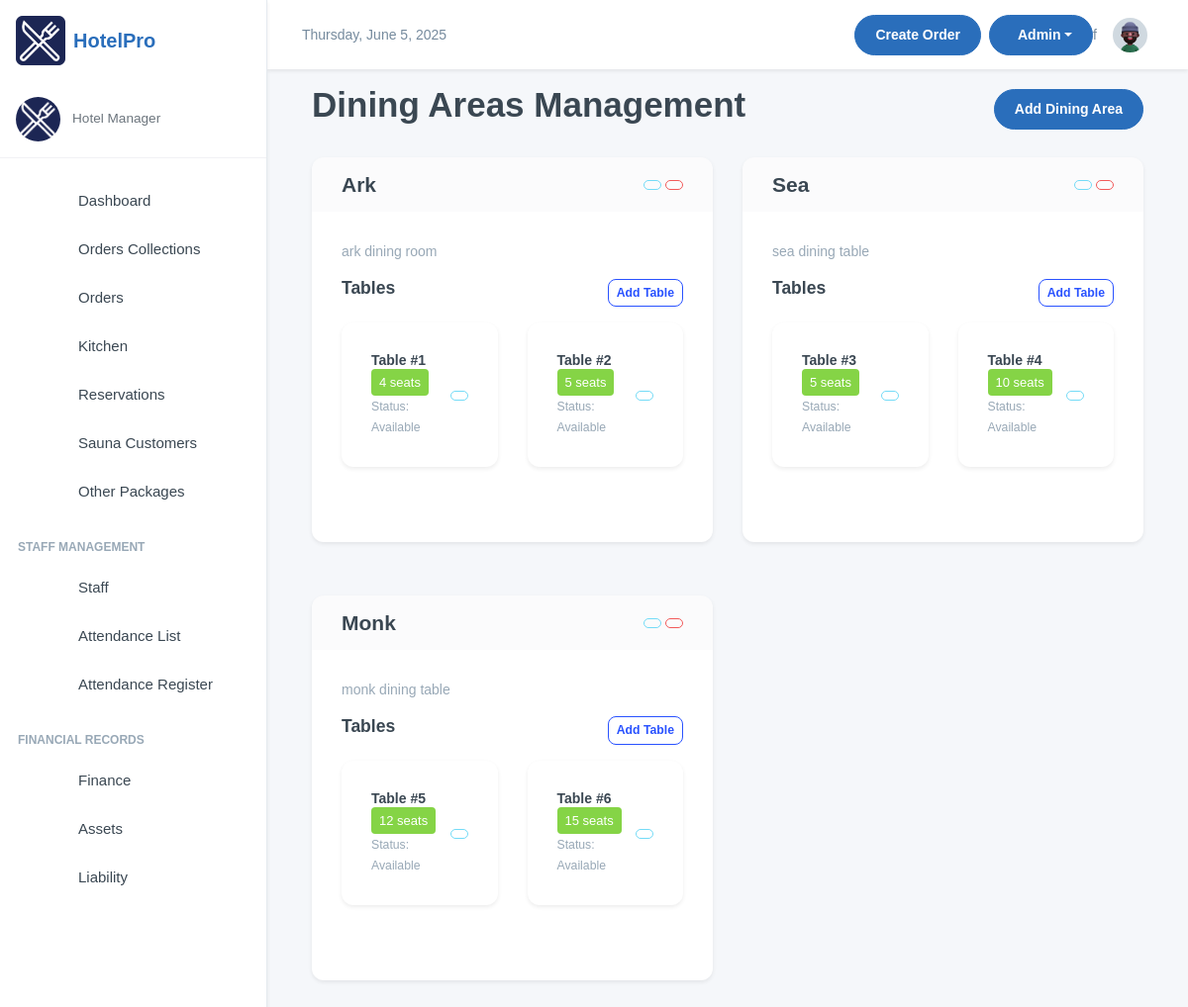
Screenshot of /data/dining-areas/ (signed in) with the database file from the repository.
### inventory/models.py (models this page shows, shortened)
class DiningArea(models.Model):
    name = models.CharField(max_length=255)
    description = models.TextField(blank=True, null=True)

class Table(models.Model):
    table_number = models.IntegerField()
    dining_area = models.ForeignKey(DiningArea, on_delete=models.CASCADE, related_name='tables')
    capacity = models.IntegerField()  # Number of seats at the table
    is_available = models.BooleanField(default=True)

### inventory/data_views.py (the view)
# urls.py: path('dining-areas/', views.DiningAreaListView.as_view(), name='dining_area_list'),
class DiningAreaListView(StaffRequiredMixin, ListView):
    model = DiningArea
    template_name = 'data/diningarea_list.html'
    context_object_name = 'dining_areas'
    def get_queryset(self):
        return DiningArea.objects.prefetch_related('tables').all()

### inventory/data_views.py (called while the page is built)
    def test_func(self):
        return self.request.user.is_staff or self.request.user.is_superuser

### inventory/templates/data/diningarea_list.html (shortened to what this page needs)
{% extends 'base.html' %}
{% load humanize %}
{% block content %}
<div class="container">
    <div class="d-flex justify-content-between align-items-center mb-4">
        <h1>Dining Areas Management</h1>
        <a href="{% url 'create_dining_area' %}" class="btn btn-primary">
            <iconify-icon icon="lucide:plus" style="color: white;"></iconify-icon> Add Dining Area
        </a>
    </div>
    <div class="row">
        {% for area in dining_areas %}
        <div class="col-md-6 mb-4">
            <div class="card">
                <div class="card-header d-flex justify-content-between align-items-center">
                    <h4 class="mb-0">{{ area.name }}</h4>
                    <div>
                        <a href="{% url 'update_dining_area' area.pk %}" class="btn btn-sm btn-outline-secondary">
                        </a>
                        <a href="{% url 'delete_dining_area' area.pk %}" class="btn btn-sm btn-outline-danger">
                        </a>
                    </div>
                </div>
                <div class="card-body">
                    {% if area.description %}
                    <p class="text-muted">{{ area.description }}</p>
                    {% endif %}
                    <div class="d-flex justify-content-between align-items-center mb-3">
                        <h5>Tables</h5>
                        <a href="{% url 'create_table' area.pk %}" class="btn btn-sm btn-outline-primary">
                            <iconify-icon icon="lucide:plus" style="color: #2A6EBB;"></iconify-icon> Add Table
                        </a>
                    </div>
                    <div class="row">
                        {% for table in area.tables.all %}
                        <div class="col-md-6 mb-3">
                            <div class="card {% if not table.is_available %}bg-light{% endif %}">
                                <div class="card-body">
                                    <div class="d-flex justify-content-between align-items-center">
                                        <div>
                                            <h6 class="mb-0">
                                                Table #{{ table.table_number }}
                                                <span class="badge {% if table.is_available %}bg-success{% else %}bg-secondary{% endif %}">
                                                    {{ table.capacity }} seats
                                                </span>
                                            </h6>
                                            <small class="text-muted">
                                                Status: {% if table.is_available %}Available{% else %}Occupied{% endif %}
                                            </small>
                                        </div>
                                        <div>
                                            <a href="{% url 'update_table' table.pk %}" class="btn btn-sm btn-outline-secondary">
                                            </a>
                                        </div>
                                    </div>
                                </div>
                            </div>
                        </div>
                        {% empty %}
                        <div class="col-12">
                            <div class="alert alert-info mb-0">
                                No tables assigned to this area
                            </div>
                        </div>
                        {% endfor %}
                    </div>
                </div>
            </div>
        </div>
        {% empty %}
        <div class="col-12">
            <div class="alert alert-warning">
                No dining areas found. Start by creating a new dining area.
            </div>
        </div>
        {% endfor %}
    </div>
</div>
{% endblock %}

### templates/base.html (style rules this page uses)
:root { --primary-color: #2A6EBB; --secondary-color: #F8F9FA; --accent-color: #FFD700; --text-color: #333333; --success-color: #28a745; --danger-color: #dc3545; --warning-color: #ffc107; --info-color: #17a2b8; }
body { font-family: 'Poppins', sans-serif; background-color: #f5f7fa; }
.btn-primary { background-color: var(--primary-color); border-color: var(--primary-color); }
.card { border-radius: 0.75rem; border: none; box-shadow: 0 0.125rem 0.25rem rgba(0, 0, 0, 0.075); transition: transform 0.2s ease-in-out, box-shadow 0.2s ease-in-out; }

### rows the page displays
DiningArea: name "Ark", description "ark dining room"
Table: table_number "1", capacity "4", is_available "Available"
Table: table_number "2", capacity "5", is_available "Available"
DiningArea: name "Sea", description "sea dining table"
Table: table_number "3", capacity "5", is_available "Available"
Table: table_number "4", capacity "10", is_available "Available"
DiningArea: name "Monk", description "monk dining table"
Table: table_number "5", capacity "12", is_available "Available"
Table: table_number "6", capacity "15", is_available "Available"
